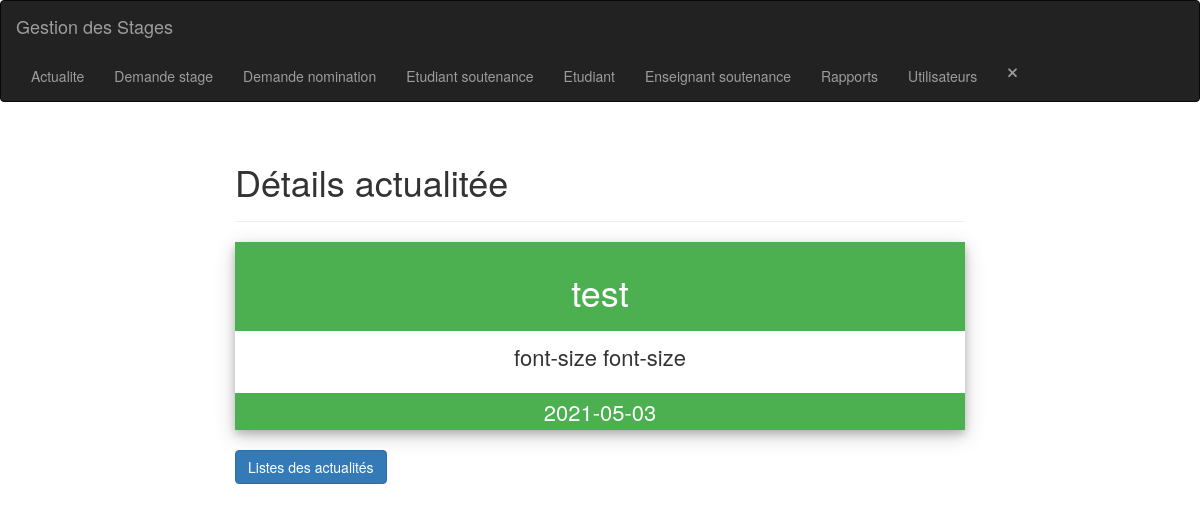
The app's page /actualite-read.php?id=5 (signed in) with its own data.
### tables this page shows
CREATE TABLE IF NOT EXISTS `actualite` (
  `id` int(11) NOT NULL AUTO_INCREMENT,
  `titre` varchar(250) NOT NULL,
  `description` text NOT NULL,
  `date` date NOT NULL,
  PRIMARY KEY (`id`)
);

### actualite-read.php (the view, shortened to what this page needs)
<?php
include_once('header.php');
include_once('navbar.php');
if (isset($_GET["id"]) && !empty($_GET["id"])) {
    require_once "config.php";
    $sql = "SELECT * FROM actualite WHERE id = ?";
    if ($stmt = mysqli_prepare($link, $sql)) {
        $param_id = trim($_GET["id"]);
        if (is_int($param_id)) $__vartype = "i";
        elseif (is_string($param_id)) $__vartype = "s";
        elseif (is_numeric($param_id)) $__vartype = "d";
        else $__vartype = "b";
        mysqli_stmt_bind_param($stmt, $__vartype, $param_id);
        if (mysqli_stmt_execute($stmt)) {
            $result = mysqli_stmt_get_result($stmt);
            if (mysqli_num_rows($result) == 1) {
                $row = mysqli_fetch_array($result, MYSQLI_ASSOC);
            } else {
                header("location: error.php");
                exit();
            }
        } else {
            echo "Oops! Something went wrong. Please try again later.<br>" . $stmt->error;
        }
    }
} else {
    header("location: error.php");
    exit();
}
?>
<section class="pt-5">
    <div class="container-fluid">
        <div class="row">
            <div class="col-md-2 mx-auto"></div>
            <div class="col-md-8 mx-auto">
                <div class="page-header">
                    <h1>Détails actualitée</h1>
                </div>
                <div class="card">
                    <div class="header">
                        <h1><?php echo $row["titre"]; ?></h1>
                    </div>
                    <div class="description">
                        <p><?php echo $row["description"]; ?></p>
                    </div>
                    <div class="footer">
                        <?php echo $row["date"]; ?>
                    </div>
                </div>
                <br>
                <p><a href="actualite-index.php" class="btn btn-primary">Listes des actualités</a></p>
            </div>
        </div>
    </div>
</section>
<?php include_once('footer.php'); ?>

### actualite-read.php (style rules this page uses)
.card { width: 250px; box-shadow: 0 4px 8px 0 rgba(0, 0, 0, 0.2), 0 6px 20px 0 rgba(0, 0, 0, 0.19); text-align: center; width: 100%; }
.card .header { background-color: #4CAF50; color: white; padding: 10px; font-size: 40px; }
.card .footer { background-color: #4CAF50; color: white; padding: 3px; font-size: 22px; }
.card .description { padding: 10px; font-size: 22px; }

### records on screen
actualite: titre "test", description "font-size font-size", date "2021-05-03"
